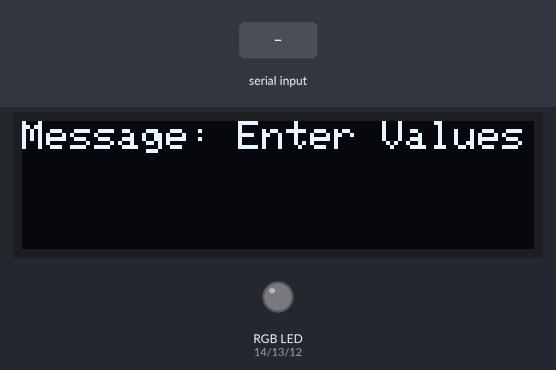
A sketch run on a simulated ESP32. Shown: 128×32 one-colour display, an RGB LED mixed from three pins (HIGH = lit). The inputs (shaded band) are chosen by the test bench. Dim RGB values are drawn brighter than linear; the display library's start-up logo is not drawn; what the sketch prints to the serial monitor is not drawn.

Above: at 3.2 s.
3.3 s: "90,45,200\n" received over Serial
At 3.8 s:
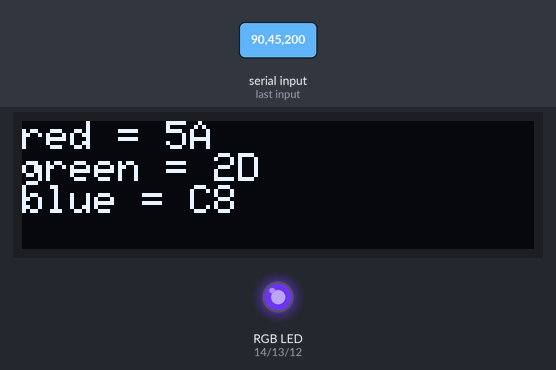
4.8 s: "30,150,10\n" received over Serial
At 6.0 s:
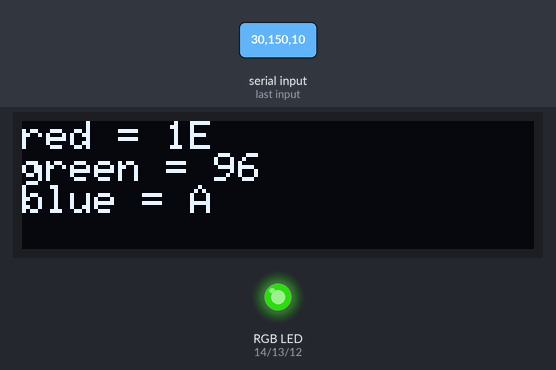
6.3 s: "1,90,45\n" received over Serial
At 7.3 s:
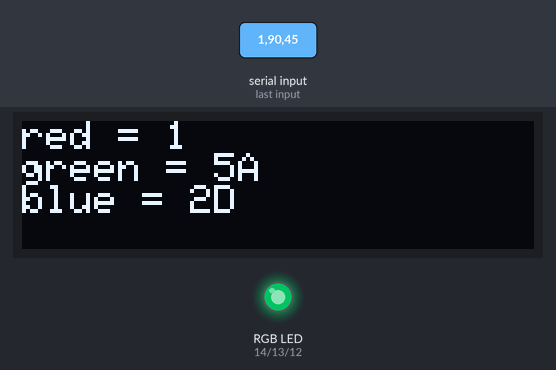
Timing chart, 0 to 9.3 s (numbered marks = the images above; inputs shaded):
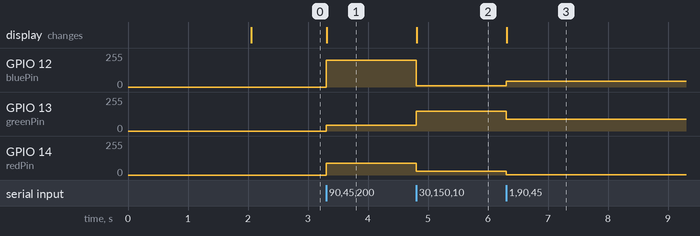

Measured:
- after the input at 3.3 s, GPIO 12 (bluePin): 0/255 → 200/255 at once; GPIO 13 (greenPin): 0/255 → 45/255 at once; GPIO 14 (redPin): 0/255 → 90/255 at once; the display: changes at once (image 1)
- after the input at 4.8 s, GPIO 12 (bluePin): 200/255 → 10/255 at once; GPIO 13 (greenPin): 45/255 → 150/255 at once; GPIO 14 (redPin): 90/255 → 30/255 at once; the display: changes at once (image 2)
- after the input at 6.3 s, GPIO 12 (bluePin): 10/255 → 45/255 at once; GPIO 13 (greenPin): 150/255 → 90/255 at once; GPIO 14 (redPin): 30/255 → 1/255 at once; the display: changes at once (image 3)

The sketch:

24_ReadStringWriteOLED.ino
```cpp
#include <Wire.h>
#include <Adafruit_SSD1306.h>
#include <Adafruit_Sensor.h>

#define SCREEN_WIDTH 128  // OLED display width, in pixels
#define SCREEN_HEIGHT 32  // OLED display height, in pixels

Adafruit_SSD1306 display(SCREEN_WIDTH, SCREEN_HEIGHT, &Wire);

// pins for the LEDs:
const int redPin = 14;
const int greenPin = 13;
const int bluePin = 12;

void setup() {
  // initialize serial:
  Serial.begin(115200);
  // make the pins outputs:
  pinMode(redPin, OUTPUT);
  pinMode(greenPin, OUTPUT);
  pinMode(bluePin, OUTPUT);

  Serial.begin(115200);
  Wire.begin();  // Initialize I2C communication
  // SSD1306_SWITCHCAPVCC = generate display voltage from 3.3V internally
  if (!display.begin(SSD1306_SWITCHCAPVCC, 0x3C)) {  // Address 0x3C for 128x32
    Serial.println(F("SSD1306 allocation failed"));
    for (;;)
      ;  // Don't proceed, loop forever
  }
  display.display();  // Display AdaFruit Logo
  delay(2000);        // Pause for 2 seconds
  display.clearDisplay();
  display.setTextSize(1);
  display.setTextColor(WHITE);
  display.setRotation(0);
  display.setCursor(0, 0);

  display.println("Message: Enter Values");//loading data prior to display
  display.display();             //Update the OLED display
}

void loop() {
  // if there's any serial available, read it:
  while (Serial.available() > 0) {

    // look for the next valid integer in the incoming serial stream:
    int red = Serial.parseInt();
    // do it again:
    int green = Serial.parseInt();
    // do it again:
    int blue = Serial.parseInt();

    // look for the newline. That's the end of your sentence:
    if (Serial.read() == '\n') {
      // constrain the values to 0 - 255 and invert
      // if you're using a common-cathode LED, just use "constrain(color, 0, 255);"
     // red = 255 - constrain(red, 0, 255);
    //  green = 255 - constrain(green, 0, 255);
    //  blue = 255 - constrain(blue, 0, 255);

      red = constrain(red, 0, 255);
      green = constrain(green, 0, 255);
      blue = constrain(blue, 0, 255);

      // fade the red, green, and blue legs of the LED:
      analogWrite(redPin, red);
      analogWrite(greenPin, green);
      analogWrite(bluePin, blue);

      // print the three numbers in one string as hexadecimal:
      Serial.print("red=");
      Serial.print(red, HEX);
      Serial.print(" ");
      Serial.print("green=");
      Serial.print(green, HEX);
      Serial.print(" ");
      Serial.print("blue=");
      Serial.println(blue, HEX);

    //  display.display();  // Display AdaFruit Logo
    //delay(2000);        // Pause for 2 seconds
    display.clearDisplay();
    display.setTextSize(1);
    display.setTextColor(WHITE);
    display.setRotation(0);
    display.setCursor(0, 0);

    display.print("red = ");
    display.println(red, HEX);//loading data prior to display

    display.print("green = ");
    display.println(green, HEX);//loading data prior to display

    display.print("blue = ");
    display.println(blue, HEX);//loading data prior to display

    display.display();             //Update the OLED display

    }
  }
}
```
